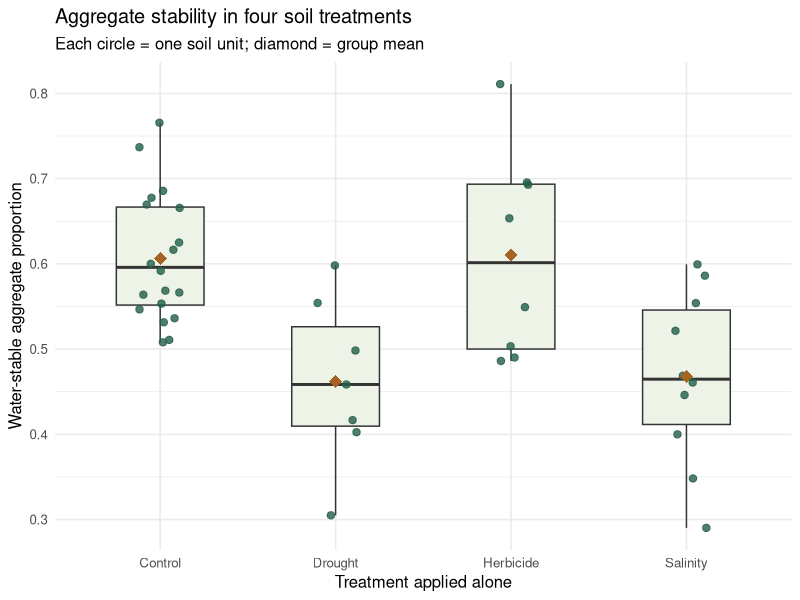
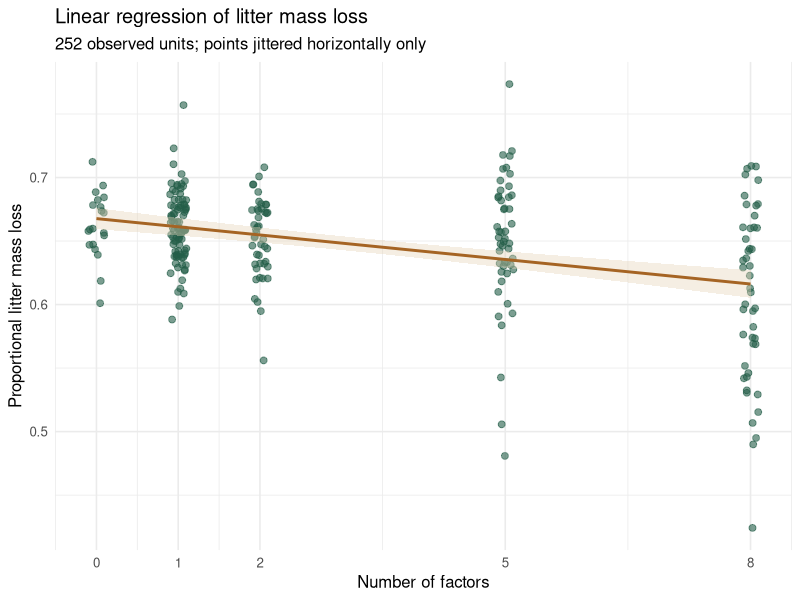
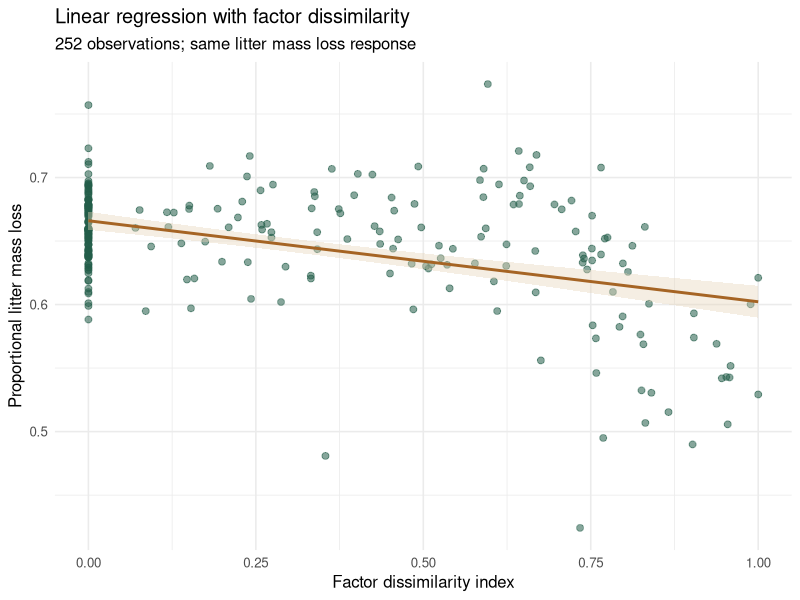

Here is the R script that generated these plots, in order:
library(ggplot2)
file.exists("MultiFactor_data.csv")
soil_data <- read.csv("MultiFactor_data.csv")
dim(soil_data)

group_codes <- c("CT", "D", "H", "S")
group_raw <- soil_data[soil_data$remark %in% group_codes, ]
group_raw$treatment <- factor(
  group_raw$remark,
  levels = group_codes,
  labels = c("Control", "Drought", "Herbicide", "Salinity")
)
table(group_raw$treatment)
sum(is.na(group_raw$WSA))

group_excluded_ids <- group_raw$X[is.na(group_raw$WSA)]
group_data <- group_raw[!is.na(group_raw$WSA), ]
rownames(group_data) <- paste0("record_", group_data$X)

group_counts <- table(group_data$treatment)
group_means <- aggregate(WSA ~ treatment, data = group_data, FUN = mean)
group_sds <- aggregate(WSA ~ treatment, data = group_data, FUN = sd)
group_summary <- data.frame(
  treatment = levels(group_data$treatment),
  n = as.integer(group_counts),
  mean_WSA = group_means$WSA,
  SD_WSA = group_sds$WSA
)
group_summary

group_plot <- ggplot(group_data, aes(x = treatment, y = WSA)) +
  geom_boxplot(width = 0.5, outlier.shape = NA, fill = "#edf3e7") +
  geom_point(position = position_jitter(width = 0.12, height = 0, seed = 4),
             alpha = 0.8, colour = "#245e49", size = 2.2) +
  stat_summary(fun = mean, geom = "point", shape = 18, size = 4, colour = "#a56424") +
  labs(x = "Treatment applied alone", y = "Water-stable aggregate proportion",
       title = "Aggregate stability in four soil treatments",
       subtitle = "Each circle = one soil unit; diamond = group mean") +
  theme_minimal(base_size = 12)
group_plot



group_model <- aov(WSA ~ treatment, data = group_data)
summary(group_model)

tukey_result <- TukeyHSD(group_model, conf.level = 0.95)
tukey_result

pairwise_table <- data.frame(
  comparison = rownames(tukey_result$treatment),
  tukey_result$treatment,
  row.names = NULL,
  check.names = FALSE
)
pairwise_table

control_comparisons <- pairwise_table[
  pairwise_table$comparison %in% c("Drought-Control", "Herbicide-Control", "Salinity-Control"),
]
control_comparisons

regression_labels <- c("CT", "1", "2", "5", "8")
regression_raw <- soil_data[
  soil_data$Lv %in% c(0, 1, 2, 5, 8) &
    soil_data$remark %in% regression_labels, ]
table(regression_raw$Lv)

reg_keep <- complete.cases(regression_raw[, c("Decom", "Lv")])
reg_excluded_ids <- regression_raw$X[!reg_keep]
regression_data <- regression_raw[reg_keep, ]
rownames(regression_data) <- paste0("record_", regression_data$X)

nrow(regression_data)
table(regression_data$Lv)
reg_excluded_ids
str(regression_data[, c("Decom", "Lv")])

trend_model <- lm(Decom ~ Lv, data = regression_data)
summary(trend_model)
coef(trend_model)
confint(trend_model)

slope <- coef(trend_model)["Lv"]
slope_interval <- confint(trend_model)["Lv", ]
r_squared <- summary(trend_model)$r.squared

trend_plot <- ggplot(regression_data, aes(x = Lv, y = Decom)) +
  geom_point(position = position_jitter(width = 0.10, height = 0, seed = 4),
             colour = "#245e49", alpha = 0.6, size = 2) +
  geom_smooth(method = "lm", formula = y ~ x, se = TRUE,
              colour = "#a56424", fill = "#e6d4b9") +
  scale_x_continuous(breaks = c(0, 1, 2, 5, 8)) +
  labs(x = "Number of factors", y = "Proportional litter mass loss",
       title = "Linear regression of litter mass loss",
       subtitle = paste(nrow(regression_data), "observed units; points jittered horizontally only")) +
  theme_minimal(base_size = 12)
trend_plot



dissim_keep <- complete.cases(regression_data[, c("Decom", "dissim")])
dissim_excluded_ids <- regression_data$X[!dissim_keep]
dissim_data <- regression_data[dissim_keep, ]
nrow(dissim_data)

dissim_model <- lm(Decom ~ dissim, data = dissim_data)
summary(dissim_model)
confint(dissim_model)

dissim_slope <- coef(dissim_model)["dissim"]
dissim_interval <- confint(dissim_model)["dissim", ]
dissim_r_squared <- summary(dissim_model)$r.squared

dissim_plot <- ggplot(dissim_data, aes(x = dissim, y = Decom)) +
  geom_point(colour = "#245e49", alpha = 0.55, size = 2) +
  geom_smooth(method = "lm", formula = y ~ x, se = TRUE,
              colour = "#a56424", fill = "#e6d4b9") +
  labs(x = "Factor dissimilarity index", y = "Proportional litter mass loss",
       title = "Linear regression with factor dissimilarity",
       subtitle = paste(nrow(dissim_data), "observations; same litter mass loss response")) +
  theme_minimal(base_size = 12)
dissim_plot
